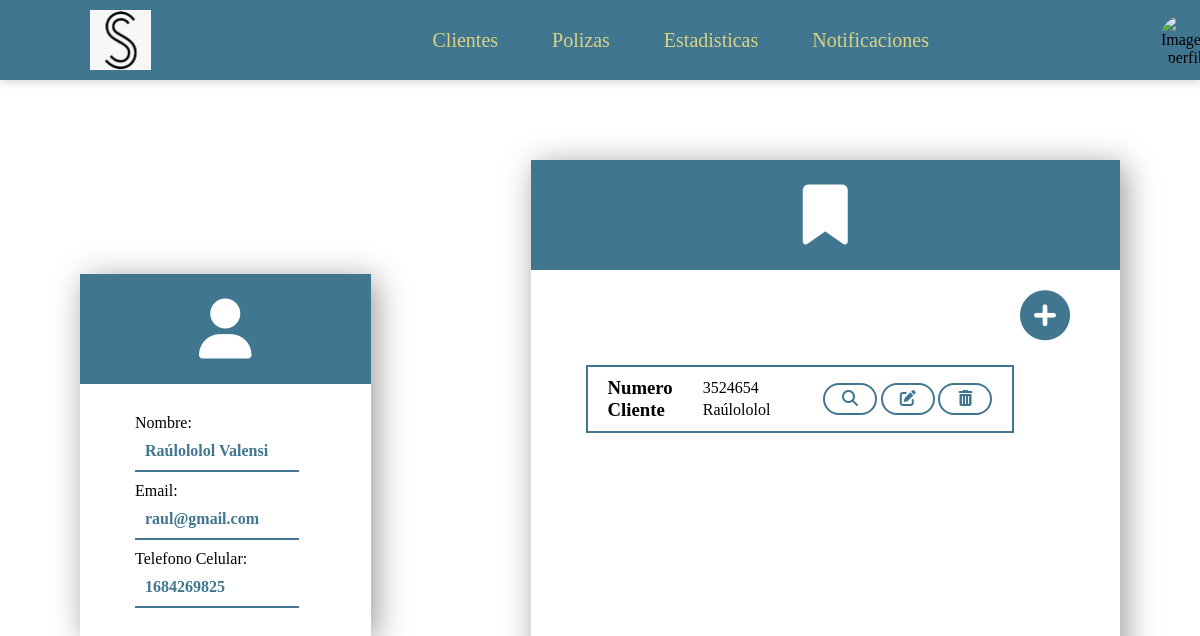
Screenshot of /clientes/polizas/2 with the database file from the repository.
### Clientes/models.py (models this page shows, shortened)
class Poliza (models.Model):
    num_poliza = models.CharField(max_length=30)
    deducible = models.CharField(max_length=30)
    fecha_inicio = models.DateField()
    fecha_termino = models.DateField()
    tipo_poliza = models.ForeignKey(Tipos_Poliza, on_delete=models.CASCADE)
    periodo_pago = models.ForeignKey(Periodos_Pago, on_delete=models.CASCADE)
    cliente = models.ForeignKey(Cliente, on_delete=models.CASCADE)
    status = models.ForeignKey(Status, on_delete=models.CASCADE)

class Cliente (models.Model):
    nombre = models.CharField(max_length=30)
    ap_paterno = models.CharField(max_length=30)
    ap_materno = models.CharField(max_length=30)
    fecha_nacimiento = models.DateField(null=True, blank=True)
    email = models.EmailField(null=True, blank=True, default="")
    num_celular = models.CharField(max_length=10)
    num_fijo = models.CharField(max_length=10, null=True, blank=True, default="")
    codigo_postal = models.CharField(max_length=5, null=True, blank=True, default="")
    colonia = models.CharField(max_length=30)
    direccion = models.CharField(max_length=30)
    rfc = models.CharField(max_length=30, null=True, blank=True, default="")
    fecha_registro = models.DateField()
    agente = models.ForeignKey(Agente, on_delete=models.CASCADE)
    status = models.ForeignKey(Status, on_delete=models.CASCADE)

### Clientes/views.py (the view)
# urls.py: path('polizas/<int:id_poliza>',views.detallePolizas,name='detalle_poliza'),
def detallePolizas(request, id_poliza):
    polizas = Poliza.objects.get(pk=id_poliza)
    context = {
        'poliza':polizas
    }
    return render(request, 'poliza_detalle.html', context)

### Clientes/templates/poliza_detalle.html (shortened to what this page needs)
{%extends "header.html"%}
{% block content %}
	<section class=" aling-general">
		<div class="container">
			<div class="content1">
				<i class="fas fa-user"></i>
			</div>
			<div class="content4">
				<p class="text">Nombre:</p>
				<p class="date-text"><strong> {{poliza.cliente.nombre}} {{poliza.cliente.ap_paterno}}</strong></p>
				<p class="text">Email:</p>
				<p class="date-text"><strong>{{poliza.cliente.email}}</strong></p>
				<p class="text">Telefono Celular:</p>
				<p class="date-text"><strong>{{poliza.cliente.num_celular}}</strong></p>
				<br />
			</div>
		</div>
		<div class="container2">
			<div class="content1">
				<i class="fas fa-bookmark"></i>
			</div>
			<div class="b-add">
				<a href=""><i class="fas fa-plus-circle"></i></a>
			</div>
			<div class="content4 nocontent">
                <div class="body-general">
					<div class="body">
						<div class="content">
							<div class="data">
								<div class="data-section">
									<h3>Numero</h3>
									<p>{{poliza.num_poliza}}</p>
								</div>
								<div class="data-section">
									<h3>Cliente</h3>
									<p>{{poliza.cliente.nombre}}</p>
								</div>
							</div>
							<a href="{% url 'Clientes:vista_poliza' poliza.id %}"><i class="fas fa-search"></i></a>
							<a href="{% url 'Clientes:editar_poliza' poliza.id %}"><i class="fas fa-edit"></i></a>
							<a href="{% url 'Clientes:eliminar_poliza' poliza.id %}"><i class="fas fa-trash-alt"></i></a>
						</div>
					</div>
				</div>
			</div>
		</div>
	</section>
    {% endblock %}

### Clientes/static/style3.css (style rules this page uses)
* { margin: 0; padding: 0; box-sizing: border-box; }
.container { width: 350px; margin: 80px; display: flex; justify-content: center; align-items: center; flex-direction: column; box-shadow: 5px 5px 30px rgba(0,0,0,.4); }
.container2 { width: 710px; margin: 80px; display: flex; flex-wrap: wrap; box-shadow: 5px 5px 30px rgba(0,0,0,.4); }
.container .content1 i, .container2 .content1 i { width: 200px; margin: 5px; font-size: 60px; text-align: center; color: #FFF; transition: 1s ease-in-out; }
.container .text, .container2 .text { width: 80%; text-align: left; }
.container .date-text { width: 80%; color: #407690; border-bottom: 2px solid #407690; margin-bottom: 10px; padding: 10px; }
.content1 { width: 100%; text-align: center; background: #407690; padding: 20px; }
.content4 { width: 100%; padding: 30px 30px 0 55px; }
.aling-general { width: 100%; height: 100%; display: flex; align-items: center; justify-content: center; margin: auto; }
.body-general { width: 85%; min-height: 400px; display: flex; justify-content: space-between; }
.body-general .body { width: 100%; display: flex; flex-direction: column; }
.body-general .body .content { width: 100%; display: flex; align-items: center; justify-content: space-between; border: 2px solid #407690; padding: 10px 20px; margin: 15px 0; transition: .5s ease-in-out; }
.body-general .body .content .data { width: 55%; }
.body-general .body .content .data .data-section { width: 100%; display: flex; align-items: center; justify-content: space-between; }
.body-general .body .content .data h3 { width: 45%; }
.body-general .body .content .data p { width: 55%; }
.body-general .body .content a { width: 14%; text-align: center; border: 2px solid #407690; border-radius: 50px; padding: 5px 0; text-decoration: none; color: #407690; transition: .5s ease-in-out; }
.b-add { width: 100%; height: 50px; display: flex; padding: 20px 30px 0 0; justify-content: flex-end; }
.b-add i { width: 70px; height: 70px; color: #407690; font-size: 50px; }

### rows the page displays
Poliza: cliente.nombre "Raúlololol", cliente.ap_paterno "Valensi", cliente.email "raul@gmail.com", cliente.num_celular "1684269825", num_poliza "3524654"
